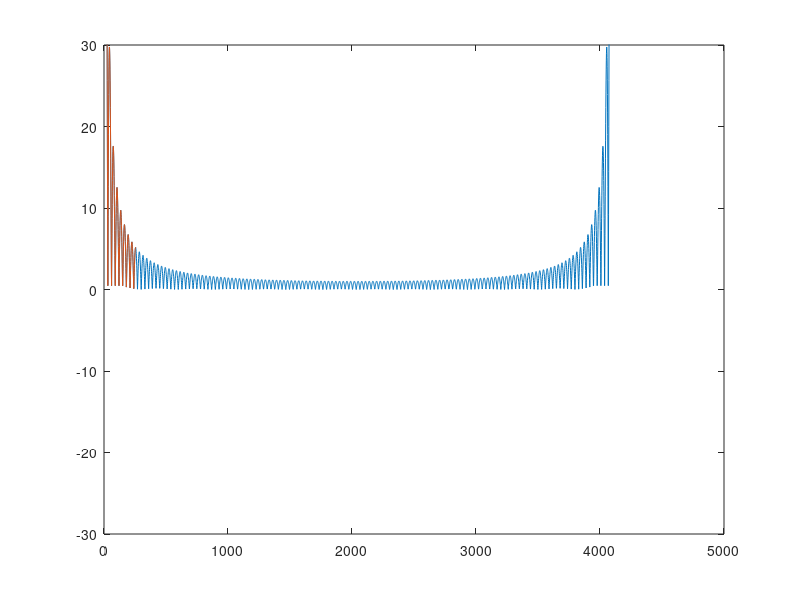

MATLAB code to generate this figure:
% this script is the first method test t implemente the FFT using FRasers
% sigma delta algorithm
%(proof of concept)
clear all
close all
%initially 
N= 16^3
P =16 %radix count
Q=N/P % reoformatted bit strema banks
L=16; % L*16 DFT uotputs desired
bitstream=randi([0 1],1,N); % create randomised 1:0 input data to simualte bitstream
%bitstream= 1:N;

bitstream =zeros(1,N);
bitstream(120:256)=1;
% reforma bits stream
%bitstream = [1 2 3 4 5 6 7 8 9 10 11 12 13 14 15 16 17 18 19 20 21 22 23 24 25]
reformattt=zeros(1,length(bitstream));

%% perform the start of the transform decompostion
%bitstream=1:N
for ii=1:Q %iterate through all banks
for jj=1:P %size of each bank 
 
    reformattt(jj+(ii-1)*P) = bitstream((jj-1)*Q+ii);


end
end
reformattt
%% THE static DFT possiblities LUT

%create DFT LUT with 3 bit address for P=16 and 2 bit data 
ADR = 2^3; % all these values are teo represneted in theri deciam forms
% however fot the VHDl implemation they will be binary addres tokend for
% the LUT
B1=2^1;
B2=2^1;
I=P;
B=[0 1];
LUTR = ones(ADR,B1,B2,I);
LUTI = ones(ADR,B1,B2,I);
n=0:(P-1);
% fill LUT 
%Btemp= zeros(1,P);
for ii= 1:ADR
    for jj =1:B1
        for kk= 1:B2
            for hh=1:I
% note as the aues are stored as decimals the 1 and two index correons to 0
% and 1 respectiely
                  % Btemp = [zeros(1,(ADR-1)*2) B(jj) B(kk) zeros(1,(P/2-ADR-2)*2];
                  Btemp= zeros(1,P);
                  Btemp((ii-1)*2+1) = B(jj);
                  Btemp((ii-1)*2+2) = B(kk);
                      % for pp = 1:P
                       % create vector with padded zeroes
                temp2=sum(Btemp.*((exp(-1j.*2.*pi./P)).^((hh-1).*n))); % note -1 to get out of matlab index
                LUTR(ii,jj,kk,hh) = real(temp2);
                LUTI(ii,jj,kk,hh) = imag(temp2);
                % create DFTBD for a specific index and store in LUT

            end
        end
    end
end
%% now find the DFTBD for the input bitstream


Yr=zeros(1,L*P);
Yi=zeros(1,L*P);
for ii =1:P
    A1=0;
    B1=0;
    for kk=1:P/2
    A1=LUTR(kk,reformattt((Q-1)*P+(kk-1)*2+1)+1,reformattt((Q-1)*P+(kk-1)*2+2)+1,ii)+A1;
    B1=LUTI(kk,reformattt((Q-1)*P+(kk-1)*2+1)+1,reformattt((Q-1)*P+(kk-1)*2+2)+1,ii)+B1;
    end
    A2=0;
    B2=0;
    for jj=(Q-1):-1:1
        %DFTtempI=sum(LUTI);
        DFTtempR=0;
        DFTtempI=0;
        for kk = 1:P/2
        DFTtempR=LUTR(kk,reformattt((jj-1)*P+(kk-1)*2+1)+1,reformattt((jj-1)*P+(kk-1)*2+2)+1,ii)+DFTtempR;
        DFTtempI=LUTI(kk,reformattt((jj-1)*P+(kk-1)*2+1)+1,reformattt((jj-1)*P+(kk-1)*2+2)+1,ii)+DFTtempI;
        end
        % apply twiddle factors
        k=((1:L)-1).*(P)+(ii-1); % set based on how many required output banks (L*P)
        angle=2*pi*k/N;

        stager =A1.*2.*cos(angle)-A2+DFTtempR; % multiply addition and access (multiple clock cycles 
        A2=A1;
        A1=stager;
        
        stagei =B1.*2.*cos(angle)-B2+DFTtempI; %same time lock step DSP blocks
        
        
        % get new value  (try out of parrallel) in series
        
        B2=B1;
        B1=stagei;
    end
    Yr(((1:L)-1)*P+ii)=A1-cos(angle).*A2+sin(angle).*B2;
    Yi(((1:L)-1)*P+ii)=B1-sin(angle).*A2-cos(angle).*B2;
end
figure
plot(abs(fft(bitstream)))
hold on
plot(abs(Yr+Yi*1i))
hold off
ylim([-30 30])


